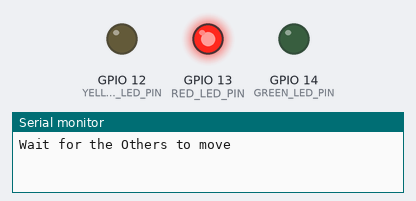
Simulated run of this sketch. Board: ESP32. Parts: output pins drawn as LEDs (lit = HIGH), the last lines printed to the serial monitor.

Above: at 1.0 s.
At 2.4 s:
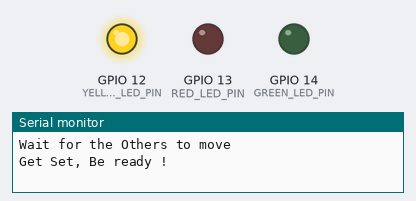
At 3.8 s:
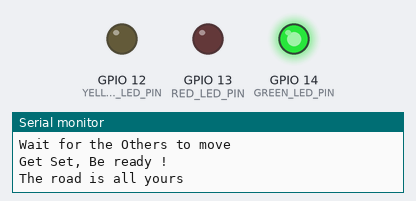
Timing chart, 0 to 6.2 s (numbered marks = the images above):
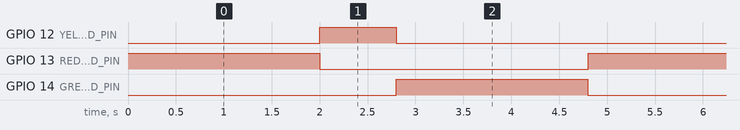

The sketch:

2.ESP32_TrafficLights.ino
```cpp
/*
Author:   Bhat Chaitra
Date:     28-05-2021
Title:    ESP32_TrafficLights
*/

//Initializations
#define   RED_LED_PIN       13
#define   YELLOW_LED_PIN    12
#define   GREEN_LED_PIN     14

void setup() {
  // put your setup code here, to run once:
  Serial.begin(9600);

  pinMode(RED_LED_PIN,OUTPUT);
  pinMode(YELLOW_LED_PIN,OUTPUT);
  pinMode(GREEN_LED_PIN,OUTPUT);

}

void loop() {
  // put your main code here, to run repeatedly:

    digitalWrite(RED_LED_PIN,HIGH);
    Serial.println("Wait for the Others to move");
    delay(2000);

    digitalWrite(RED_LED_PIN,LOW);
    digitalWrite(YELLOW_LED_PIN, HIGH);
    Serial.println("Get Set, Be ready !");
    delay(800);

    digitalWrite(YELLOW_LED_PIN,LOW);
    digitalWrite(GREEN_LED_PIN, HIGH);
    Serial.println("The road is all yours\n");
    delay(2000);

    digitalWrite(GREEN_LED_PIN,LOW);
}
```

Measured:
- by itself, GPIO 12 (YELLOW_LED_PIN): alternates HIGH for 0.80 s and LOW for 4.0 s
- by itself, GPIO 13 (RED_LED_PIN), GPIO 14 (GREEN_LED_PIN): alternates HIGH for 2.0 s and LOW for 2.8 s
- by itself, everything shown: repeats every 4.8 s, in 4 steps
